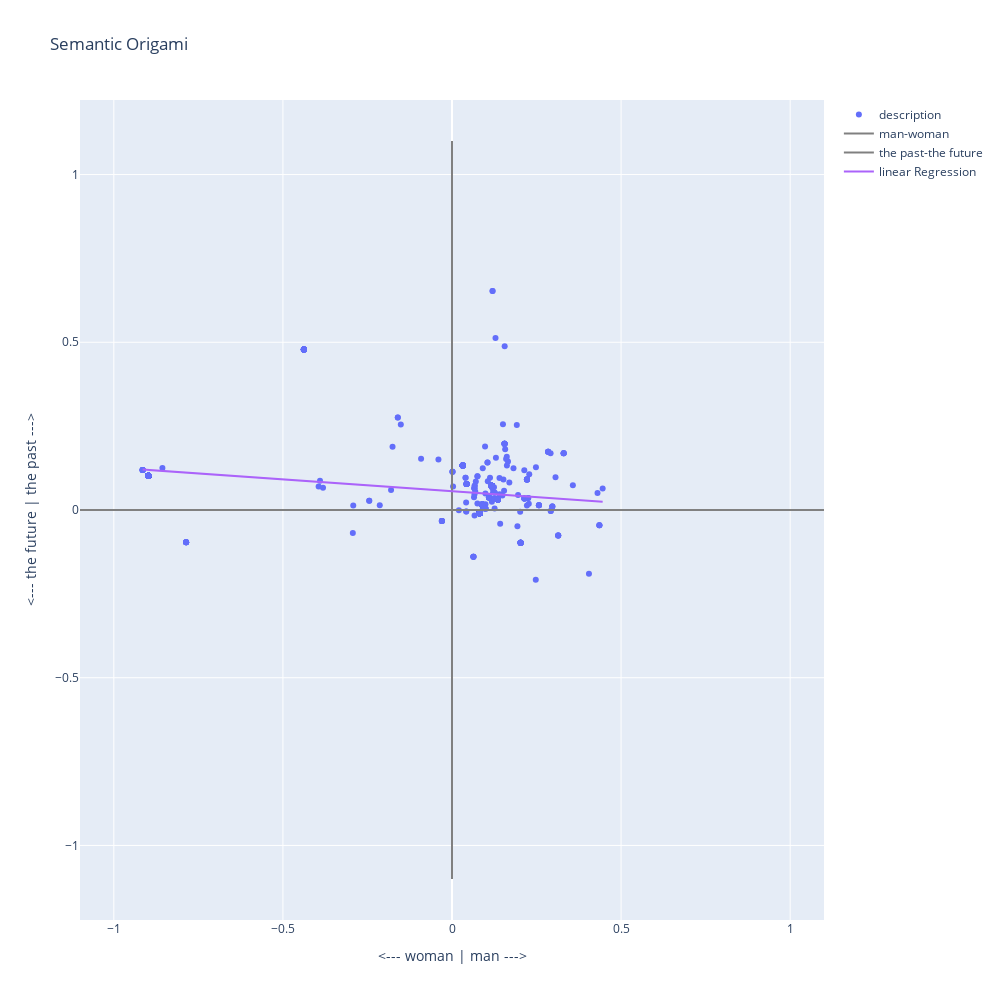

Source (notebook cell):
### Code cell
bourdieu.bourdieu_projection(projection_1 = ['man', 'woman'], 
                             projection_2 =  ['the past', 'the future'], 
                             type = 'documents', 
                             height = 1000, 
                             width = 1000)

### Figure 1 — Plotly figure (JSON) as saved in the notebook; plotly's stock layout.template omitted (floating-point values rounded to 4 significant figures; data arrays with more than 128 entries replaced by an {"elided": "..."} marker saying what was removed)
{"data": [{"mode": "markers", "name": "description", "text": {"elided": "780 str values"}, "type": "scatter", "x": {"elided": "780 float values"}, "y": {"elided": "780 float values"}}, {"line": {"color": "grey"}, "mode": "lines", "name": "man-woman", "type": "scatter", "x": [-1.1, 1.1], "y": [0, 0]}, {"line": {"color": "grey"}, "mode": "lines", "name": "the past-the future", "type": "scatter", "x": [0, 0], "y": [-1.1, 1.1]}, {"mode": "lines", "name": "linear Regression", "type": "scatter", "x": {"elided": "780 float values"}, "y": {"elided": "780 float values"}}], "layout": {"height": 1000, "title": {"text": "Semantic Origami"}, "width": 1000, "xaxis": {"autorange": true, "range": [-1.1, 1.1], "title": {"text": "<--- woman | man --->"}, "type": "linear"}, "yaxis": {"autorange": true, "range": [-1.222, 1.222], "title": {"text": "<--- the future | the past --->"}, "type": "linear"}}}
